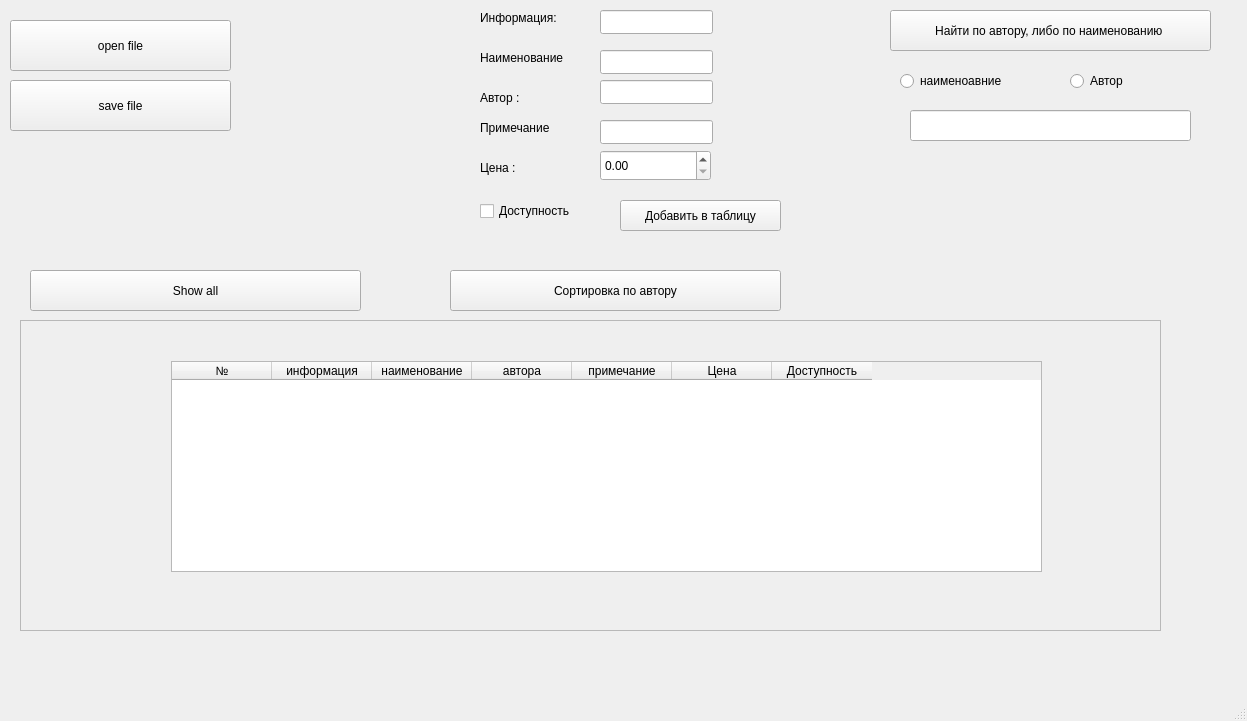
<?xml version="1.0" encoding="UTF-8"?>
<ui version="4.0">
 <class>MainWindow</class>
 <widget class="QMainWindow" name="MainWindow">
  <property name="geometry">
   <rect>
    <x>0</x>
    <y>0</y>
    <width>1247</width>
    <height>721</height>
   </rect>
  </property>
  <property name="windowTitle">
   <string>MainWindow</string>
  </property>
  <widget class="QWidget" name="centralwidget">
   <widget class="QPushButton" name="pushButton_open">
    <property name="geometry">
     <rect>
      <x>10</x>
      <y>20</y>
      <width>221</width>
      <height>51</height>
     </rect>
    </property>
    <property name="text">
     <string>open file</string>
    </property>
   </widget>
   <widget class="QPushButton" name="pushButton_save">
    <property name="geometry">
     <rect>
      <x>10</x>
      <y>80</y>
      <width>221</width>
      <height>51</height>
     </rect>
    </property>
    <property name="text">
     <string>save file</string>
    </property>
   </widget>
   <widget class="QLabel" name="label_5">
    <property name="geometry">
     <rect>
      <x>480</x>
      <y>10</y>
      <width>121</width>
      <height>16</height>
     </rect>
    </property>
    <property name="text">
     <string>Информация:</string>
    </property>
   </widget>
   <widget class="QLabel" name="label_6">
    <property name="geometry">
     <rect>
      <x>480</x>
      <y>50</y>
      <width>111</width>
      <height>16</height>
     </rect>
    </property>
    <property name="text">
     <string>Наименование</string>
    </property>
   </widget>
   <widget class="QLabel" name="label_7">
    <property name="geometry">
     <rect>
      <x>480</x>
      <y>90</y>
      <width>61</width>
      <height>16</height>
     </rect>
    </property>
    <property name="text">
     <string>Автор :</string>
    </property>
   </widget>
   <widget class="QPushButton" name="pushButton_Add">
    <property name="geometry">
     <rect>
      <x>620</x>
      <y>200</y>
      <width>161</width>
      <height>31</height>
     </rect>
    </property>
    <property name="text">
     <string>Добавить в таблицу</string>
    </property>
   </widget>
   <widget class="QPushButton" name="pushButton_search">
    <property name="geometry">
     <rect>
      <x>890</x>
      <y>10</y>
      <width>321</width>
      <height>41</height>
     </rect>
    </property>
    <property name="text">
     <string>Найти по автору, либо по наименованию </string>
    </property>
   </widget>
   <widget class="QPushButton" name="pushButton_sort">
    <property name="geometry">
     <rect>
      <x>450</x>
      <y>270</y>
      <width>331</width>
      <height>41</height>
     </rect>
    </property>
    <property name="text">
     <string>Сортировка по автору</string>
    </property>
   </widget>
   <widget class="QRadioButton" name="radioButton_company">
    <property name="geometry">
     <rect>
      <x>900</x>
      <y>70</y>
      <width>141</width>
      <height>22</height>
     </rect>
    </property>
    <property name="text">
     <string>наименоавние</string>
    </property>
   </widget>
   <widget class="QRadioButton" name="radioButton_model">
    <property name="geometry">
     <rect>
      <x>1070</x>
      <y>70</y>
      <width>91</width>
      <height>22</height>
     </rect>
    </property>
    <property name="text">
     <string>Автор</string>
    </property>
   </widget>
   <widget class="QLineEdit" name="lineEdit_search">
    <property name="geometry">
     <rect>
      <x>910</x>
      <y>110</y>
      <width>281</width>
      <height>31</height>
     </rect>
    </property>
   </widget>
   <widget class="QLabel" name="label_8">
    <property name="geometry">
     <rect>
      <x>480</x>
      <y>120</y>
      <width>101</width>
      <height>16</height>
     </rect>
    </property>
    <property name="text">
     <string>Примечание</string>
    </property>
   </widget>
   <widget class="QLabel" name="label_9">
    <property name="geometry">
     <rect>
      <x>480</x>
      <y>160</y>
      <width>71</width>
      <height>16</height>
     </rect>
    </property>
    <property name="text">
     <string>Цена :</string>
    </property>
   </widget>
   <widget class="QLineEdit" name="lineEdit_type">
    <property name="geometry">
     <rect>
      <x>600</x>
      <y>10</y>
      <width>113</width>
      <height>24</height>
     </rect>
    </property>
   </widget>
   <widget class="QLineEdit" name="lineEdit_company">
    <property name="geometry">
     <rect>
      <x>600</x>
      <y>50</y>
      <width>113</width>
      <height>24</height>
     </rect>
    </property>
   </widget>
   <widget class="QLineEdit" name="lineEdit_model">
    <property name="geometry">
     <rect>
      <x>600</x>
      <y>80</y>
      <width>113</width>
      <height>24</height>
     </rect>
    </property>
   </widget>
   <widget class="QLineEdit" name="lineEdit_param">
    <property name="geometry">
     <rect>
      <x>600</x>
      <y>120</y>
      <width>113</width>
      <height>24</height>
     </rect>
    </property>
   </widget>
   <widget class="QCheckBox" name="checkBox_ava">
    <property name="geometry">
     <rect>
      <x>480</x>
      <y>200</y>
      <width>121</width>
      <height>22</height>
     </rect>
    </property>
    <property name="text">
     <string>Доступность</string>
    </property>
   </widget>
   <widget class="QDoubleSpinBox" name="doubleSpinBox_coast">
    <property name="geometry">
     <rect>
      <x>600</x>
      <y>150</y>
      <width>111</width>
      <height>31</height>
     </rect>
    </property>
    <property name="maximum">
     <double>99999999.989999994635582</double>
    </property>
   </widget>
   <widget class="QPushButton" name="pushButton_showAll">
    <property name="geometry">
     <rect>
      <x>30</x>
      <y>270</y>
      <width>331</width>
      <height>41</height>
     </rect>
    </property>
    <property name="text">
     <string>Show all</string>
    </property>
   </widget>
   <widget class="QScrollArea" name="scrollArea">
    <property name="geometry">
     <rect>
      <x>20</x>
      <y>320</y>
      <width>1141</width>
      <height>311</height>
     </rect>
    </property>
    <property name="verticalScrollBarPolicy">
     <enum>Qt::ScrollBarAsNeeded</enum>
    </property>
    <property name="horizontalScrollBarPolicy">
     <enum>Qt::ScrollBarAlwaysOff</enum>
    </property>
    <property name="widgetResizable">
     <bool>true</bool>
    </property>
    <widget class="QWidget" name="scrollAreaWidgetContents_2">
     <property name="geometry">
      <rect>
       <x>0</x>
       <y>0</y>
       <width>1139</width>
       <height>309</height>
      </rect>
     </property>
     <widget class="QTableWidget" name="tableWidget">
      <property name="geometry">
       <rect>
        <x>150</x>
        <y>40</y>
        <width>871</width>
        <height>211</height>
       </rect>
      </property>
      <column>
       <property name="text">
        <string>№</string>
       </property>
      </column>
      <column>
       <property name="text">
        <string>информация</string>
       </property>
      </column>
      <column>
       <property name="text">
        <string>наименование</string>
       </property>
      </column>
      <column>
       <property name="text">
        <string>автора</string>
       </property>
      </column>
      <column>
       <property name="text">
        <string>примечание</string>
       </property>
      </column>
      <column>
       <property name="text">
        <string>Цена</string>
       </property>
      </column>
      <column>
       <property name="text">
        <string>Доступность</string>
       </property>
      </column>
     </widget>
    </widget>
   </widget>
  </widget>
  <widget class="QMenuBar" name="menubar">
   <property name="geometry">
    <rect>
     <x>0</x>
     <y>0</y>
     <width>1247</width>
     <height>26</height>
    </rect>
   </property>
  </widget>
  <widget class="QStatusBar" name="statusbar"/>
 </widget>
 <resources/>
 <connections/>
</ui>
